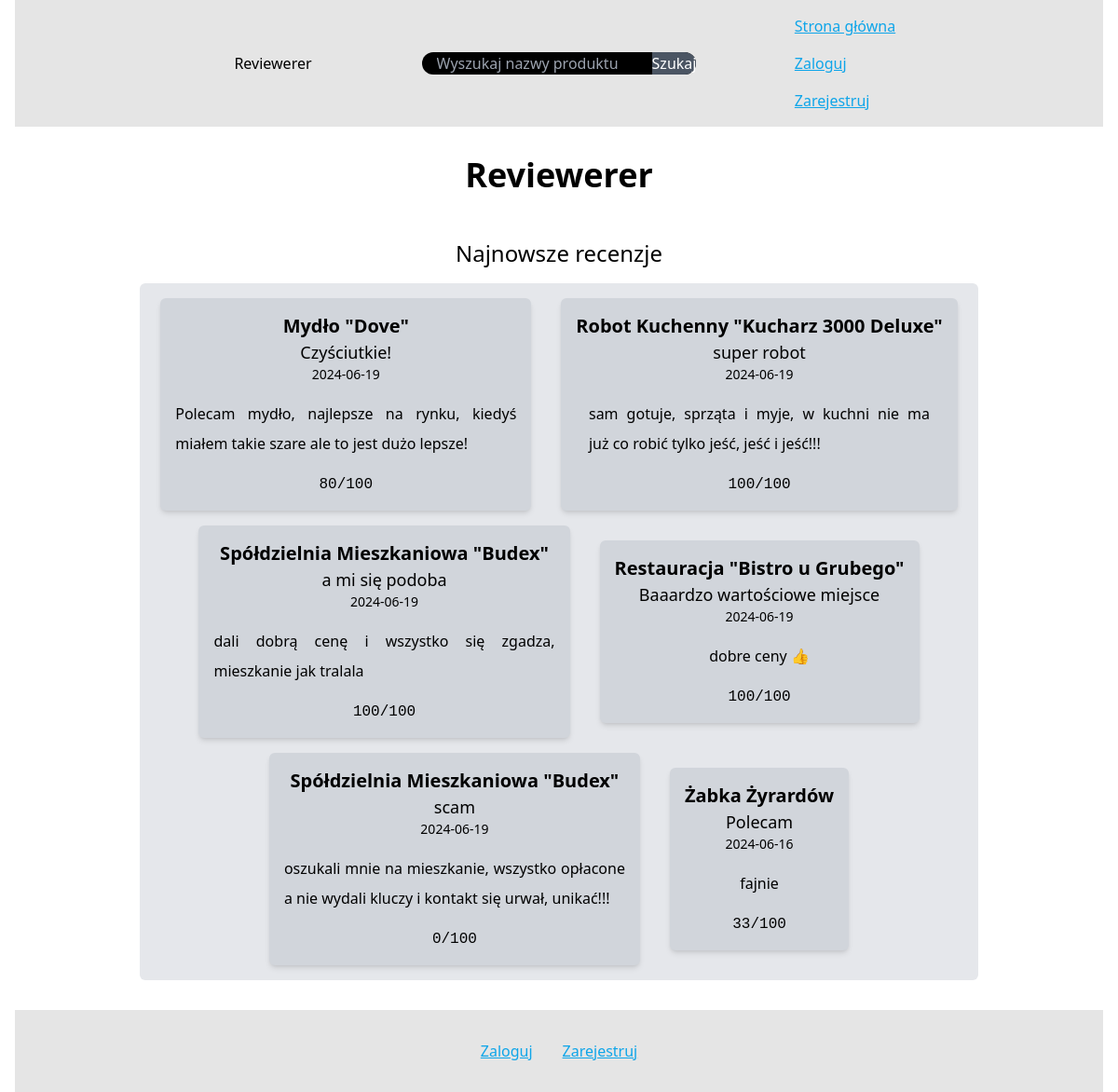
Page /src/home.php on the committed database.
### tables this page shows
CREATE TABLE `reviews` (
  `user_id` varchar(64) NOT NULL,
  `product_id` varchar(64) NOT NULL,
  `id` varchar(64) NOT NULL,
  `date` date NOT NULL DEFAULT current_timestamp(),
  `title` varchar(128) NOT NULL,
  `description` varchar(1000) NOT NULL,
  `score` tinyint(3) NOT NULL
);

### src/home.php (the view, shortened to what this page needs)
<?php
  $conn = connectDb();
?>
<!DOCTYPE html>
<html lang="en">
  <head>
    <link href="../css/style.css" rel="stylesheet">
  </head>
  <body>
    <?php include 'nav.php';?>
    <main class="flex flex-col justify-center justify-items-center items-center content-center">
      <h1 class="text-4xl font-semibold m-8">Reviewerer</h1>
      <h2 class="text-2xl m-4">Najnowsze recenzje</h2>
      <div class="flex flex-row flex-wrap flex-none basis-full gap-x-8 gap-y-4 p-4 bg-gray-200 rounded-md w-[75svw] justify-items-center justify-center items-center">
        <?php
          $sql = "SELECT *, (SELECT name FROM products p WHERE p.id = product_id) product_name, (SELECT id FROM products p WHERE p.id = product_id) product_id FROM reviews ORDER BY date DESC LIMIT 20;";
          $result = $conn->query($sql);
          while($row = $result->fetch_assoc()) {
            echo "<div class='flex flex-col justify-items-center justify-center items-center bg-gray-300 shadow-md rounded-md p-4 min-w-48'>";
            echo "<h3 class='text-xl font-semibold'>";
            echo "<a href='review.php?id=" . $row["product_id"] . "'>" . $row["product_name"]. "</a>";
            echo "</h3>";
            echo "<p class='text-lg'>". $row["title"] . "</p>";
            echo "<p class='font-thin text-sm'>". $row["date"] ."</p>";
            echo "<p class='leading-8 max-w-[40ch] mt-4 text-justify'>" . $row["description"] . "</p>";
            echo "<p class='font-mono mt-4'>" . $row["score"] . "/100</p>";
            echo "</div>";
          }
        ?>
      </div>
    </main>
    <?php include 'footer.php';?>
  </body>
</html>

### css/style.css (style rules this page uses)
*, *::before, *::after { box-sizing: border-box; }
* { margin: 0; }
body { line-height: 1.5; -webkit-font-smoothing: antialiased; }
p, h1, h2, h3, h4, h5, h6 { overflow-wrap: break-word; }
:root { padding: 0 1rem; scroll-behavior: smooth; min-height: 0; min-width: 0; }

### rows in the picture
reviews: product_name "Mydło \"Dove\"", title "Czyściutkie!", date "2024-06-19", description "Polecam mydło, najlepsze na rynku, kiedyś miałem takie szare ale to jest dużo lepsze!", score "80"
reviews: product_name "Robot Kuchenny \"Kucharz 3000 Deluxe\"", title "super robot", date "2024-06-19", description "sam gotuje, sprząta i myje, w kuchni nie ma już co robić tylko jeść, jeść i jeść!!!", score "100"
reviews: product_name "Spółdzielnia Mieszkaniowa \"Budex\"", title "a mi się podoba", date "2024-06-19", description "dali dobrą cenę i wszystko się zgadza, mieszkanie jak tralala", score "100"
reviews: product_name "Restauracja \"Bistro u Grubego\"", title "Baaardzo wartościowe miejsce", date "2024-06-19", description "dobre ceny 👍", score "100"
reviews: product_name "Spółdzielnia Mieszkaniowa \"Budex\"", title "scam", date "2024-06-19", description "oszukali mnie na mieszkanie, wszystko opłacone a nie wydali kluczy i kontakt się urwał, unikać!!!", score "0"
reviews: product_name "Żabka Żyrardów", title "Polecam", date "2024-06-16", description "fajnie", score "33"
